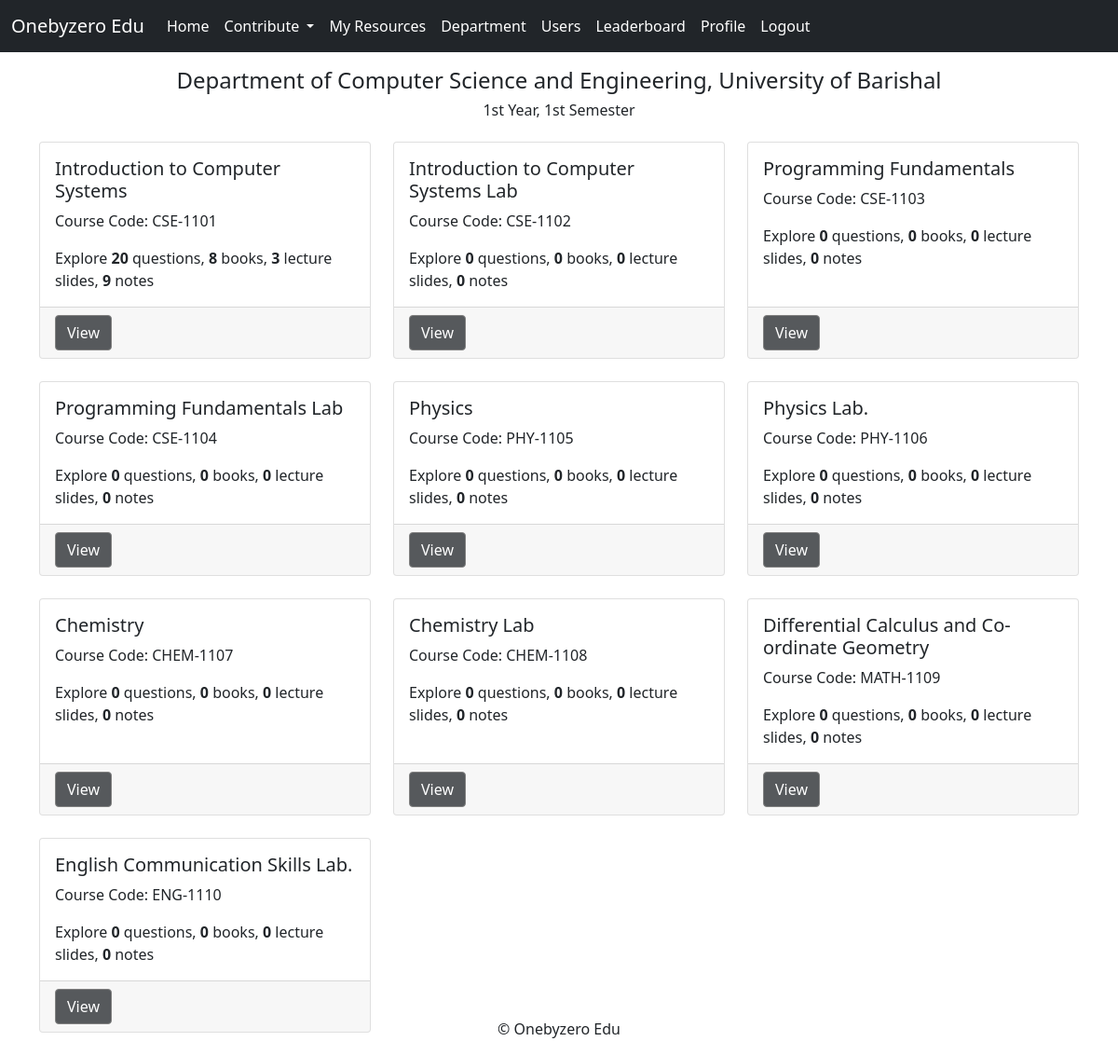
The app's page /study/my_resources/1/1/1/ (signed in) with its own data.
### study/models.py (models this page shows, shortened)
class Department(models.Model):
    name = models.CharField(max_length=100)
    university = models.ForeignKey(University, on_delete=models.CASCADE)
    ambassadors = models.ManyToManyField(User, blank=True)

class University(models.Model):
    name = models.CharField(max_length=100)

class Course(models.Model):
    title = models.CharField(max_length=100)
    code = models.CharField(max_length=10)
    credit = models.DecimalField(max_digits=4, decimal_places=2)
    department = models.ForeignKey(Department, on_delete=models.CASCADE)
    university = models.ForeignKey(University, on_delete=models.CASCADE, default=1)
    year = models.PositiveIntegerField()
    semester = models.PositiveIntegerField()
    syllabus = models.TextField(blank=True, null=True)

### study/views.py (the view)
# urls.py: path('my_resources/<int:department_id>/<int:year>/<int:semester>/', views.my_resources, name='my_resources'),
@user_passes_test(is_verified, login_url='/study/error/department/access-denied/')
def my_resources(request, department_id, year, semester):
    department = get_object_or_404(Department, pk=department_id)
    courses = Course.objects.filter(department=department, year=year, semester=semester)
    course_data = []
    for course in courses:
        question_count = Question.objects.filter(course=course).count()
        note_count = NoteModel.objects.filter(course=course).count()
        lecture_count = LectureModel.objects.filter(course=course).count()
        book_count = BookModel.objects.filter(course=course).count()
        course_data.append({'course': course, 'question_count': question_count, 'note_count': note_count, 'lecture_count': lecture_count, 'book_count': book_count})
    context = {
        'department': department,
        'year': year,
        'semester': semester,
        'courses': courses,
        'course_data': course_data,
        'note_count': note_count,
        'lecture_count': lecture_count,
        'book_count': book_count,
    }
    return render(request, 'my_resources.html', context)

### study/context_processors/view_profile_context_processors.py (called while the page is built, shortened)
def view_profile_contributions(request):
    user_id = request.GET.get('user_id')
    print(f'user_idddddddddddddddd', user_id)
    if user_id:
        user = get_object_or_404(User, user_id=user_id)
        return {'user': user}
    else:
        return {}

### study/views.py (called while the page is built)
def is_verified(user):
    return user.is_authenticated and user.profile.is_verified == True

### study/templates/my_resources.html (shortened to what this page needs)
{% extends "base.html" %}
{% block content %}
    <div class="container mt-3">
        <h4 class="text-center">Department of {{ department.name }}, {{ department.university.name }}</h4>
        <h6 class="text-center">
            {% if year == 1 %}1st Year, {% elif year == 2 %}2nd Year, {% endif %}
            {% if semester == 1 %}1st Semester{% elif semester == 2 %}2nd Semester{% endif %}
        </h6>
        <div class="row mt-4">
            {% for data in course_data %}
                <div class="col-md-4 mb-4">
                    <div class="card h-100">
                        <div class="card-body">
                            <h5 class="card-title">{{ data.course.title }}</h5>
                            <p class="card-text">Course Code: {{ data.course.code }}</p>
                            <p class="card-text">Explore <b>{{ data.question_count }}</b> questions, <b>{{ data.book_count }}</b> books, <b>{{ data.lecture_count }}</b> lecture slides, <b>{{ data.note_count }}</b> notes</p>
                        </div>
                        <div class="card-footer">
                            <a href="{% url 'view_course' data.course.id %}" class="btn btn-primary btn-block view-btn">View</a>
                        </div>
                    </div>
                </div>
            {% endfor %}
        </div>
    </div>
{% endblock %}

### templates/base.html (style rules this page uses)
.view-btn { background-color: #56595C; border-color: gray; }

### records on screen
Department: name "Computer Science and Engineering", university.name "University of Barishal"
Course: course "Introduction to Computer Systems", course.code "CSE-1101", question_count "20", book_count "8", lecture_count "3", note_count "9"
Course: course "Introduction to Computer Systems Lab", course.code "CSE-1102", question_count "0", book_count "0", lecture_count "0", note_count "0"
Course: course "Programming Fundamentals", course.code "CSE-1103", question_count "0", book_count "0", lecture_count "0", note_count "0"
Course: course "Programming Fundamentals Lab", course.code "CSE-1104", question_count "0", book_count "0", lecture_count "0", note_count "0"
Course: course "Physics", course.code "PHY-1105", question_count "0", book_count "0", lecture_count "0", note_count "0"
Course: course "Physics Lab.", course.code "PHY-1106", question_count "0", book_count "0", lecture_count "0", note_count "0"
Course: course "Chemistry", course.code "CHEM-1107", question_count "0", book_count "0", lecture_count "0", note_count "0"
Course: course "Chemistry Lab", course.code "CHEM-1108", question_count "0", book_count "0", lecture_count "0", note_count "0"
Course: course "Differential Calculus and Co-ordinate Geometry", course.code "MATH-1109", question_count "0", book_count "0", lecture_count "0", note_count "0"
Course: course "English Communication Skills Lab.", course.code "ENG-1110", question_count "0", book_count "0", lecture_count "0", note_count "0"
